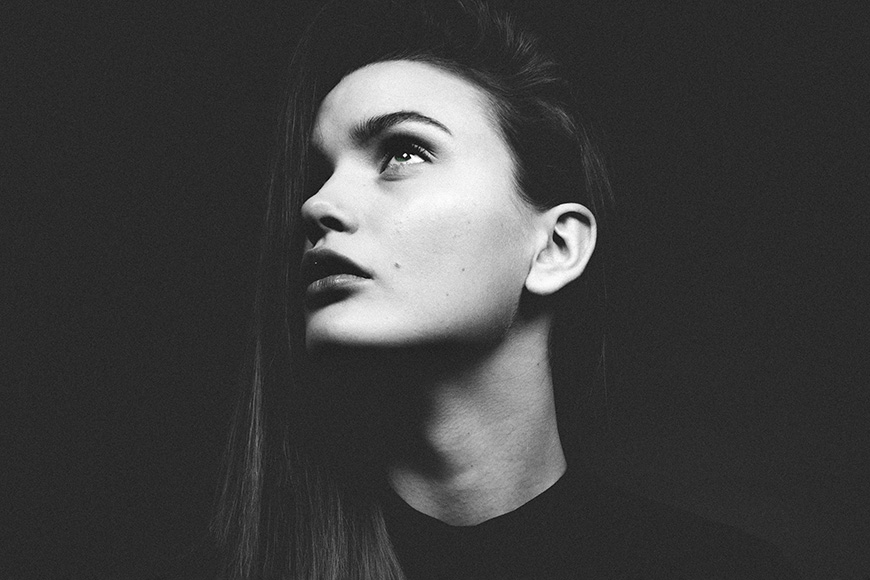
#> input picture images/portrait2.jpg, 870 x 580 px
$ python test3.py
#> lines starting #> are read from the running program, lines starting #| are printed output that depends on the picture; after the words box and inside, x2 and y2 are one past the last pixel; in counts of white or black regions, pixels touching at a corner belong together
import cv2
import numpy as np
img =cv2.imread('images/portrait2.jpg')
#> img is the input picture: shape (580, 870, 3); mean B, G, R 63, 63, 63
img = cv2.resize(img,(300,200))
#> img: shape (200, 300, 3)
for i in range(1, 9):
    numofLevel = 2.** i
    LevelGap = 256/numofLevel
    quantizedImg = np.uint8(np.ceil(img/LevelGap)*LevelGap-1)
    cv2.imshow('portrait bit '+str(i), quantizedImg)
#> this loop made 8 passes
#> pass 1, `quantizedImg = np.uint8(np.ceil(img/LevelGap)*LevelGap-1)`:
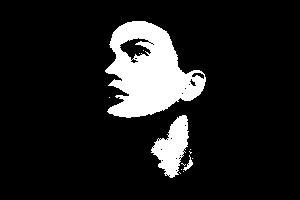
#> quantizedImg: shape (200, 300, 3); values 127 (black) and 255 (white), 11.9% white; 13 white regions (10 under 20 px), largest, box (x1, y1, x2, y2) and area: (105, 21, 206, 118) 5767, (151, 115, 189, 178) 1289, (183, 155, 193, 171) 50
#> pass 2, `quantizedImg = np.uint8(np.ceil(img/LevelGap)*LevelGap-1)`:
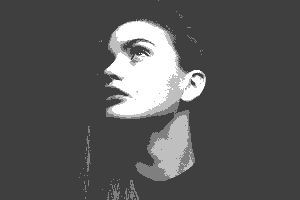
#> quantizedImg: shape (200, 300, 3); min 63, max 255, mean 85.2
#> pass 3, `quantizedImg = np.uint8(np.ceil(img/LevelGap)*LevelGap-1)`:
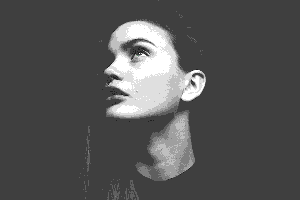
#> quantizedImg: shape (200, 300, 3); mean B, G, R 82.4, 82.4, 82.4


cv2.waitKey(0)
cv2.destroyAllWindows()
